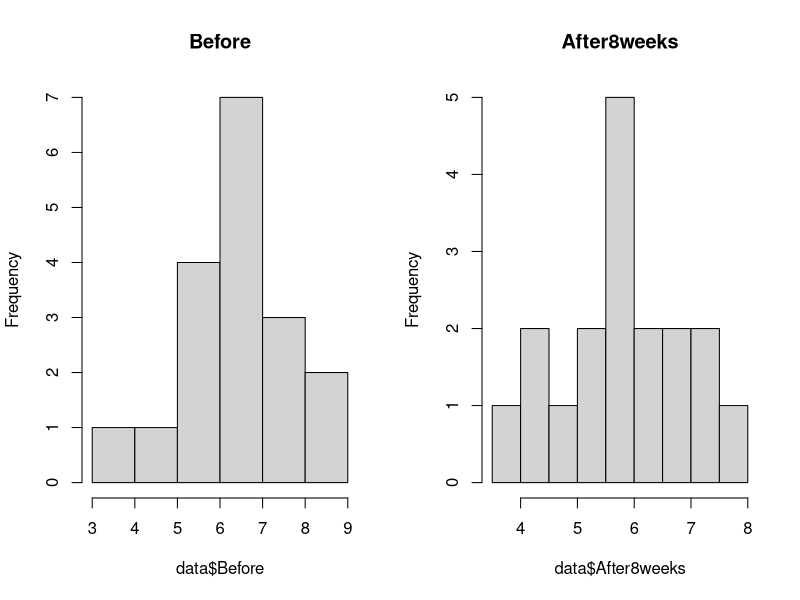
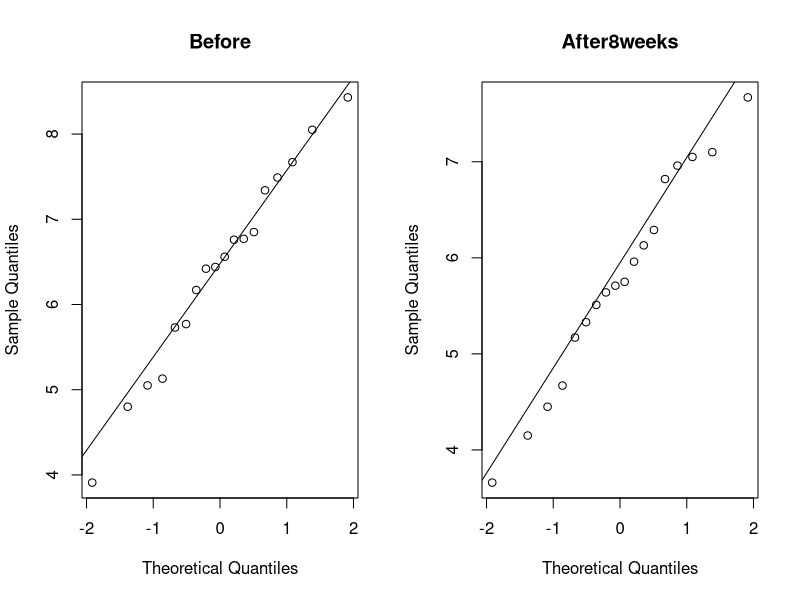
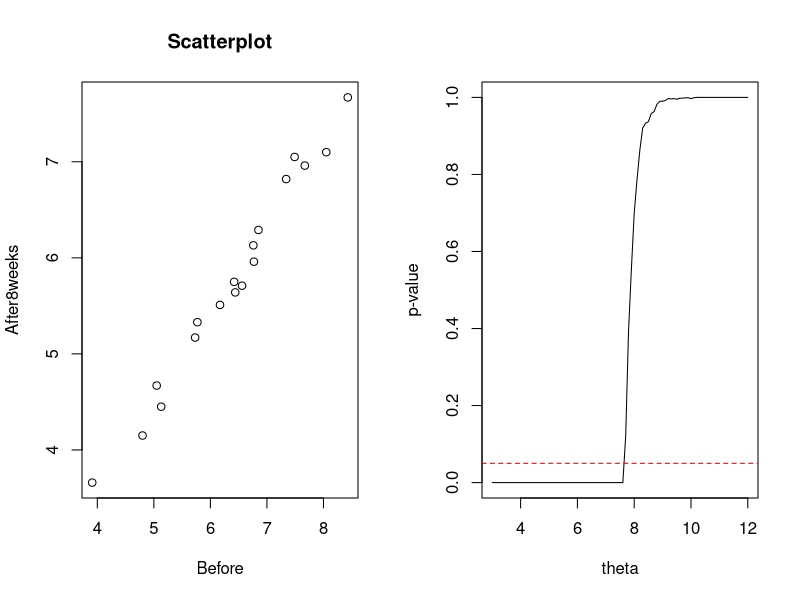

Source code (R) for these figures, in order:
### Section 2
# A)
# Load dataset
data <- data.frame(
  Before = c(6.42, 6.76, 6.56, 4.8, 8.43, 7.49, 8.05, 5.05, 5.77, 3.91, 
             6.77, 6.44, 6.17, 7.67, 7.34, 6.85, 5.13, 5.73),
  After8weeks = c(5.75, 6.13, 5.71, 4.15, 7.67, 7.05, 7.1, 4.67, 5.33, 3.66, 
                  5.96, 5.64, 5.51, 6.96, 6.82, 6.29, 4.45, 5.17)
)

# Plot histograms of the two variables
par(mfrow=c(1,2))
hist(data$Before, main="Before")
hist(data$After8weeks, main="After8weeks")

# Check normality of the variables using a qqplot
par(mfrow=c(1,2))
qqnorm(data$Before, main="Before")
qqline(data$Before)
qqnorm(data$After8weeks, main="After8weeks")
qqline(data$After8weeks)

# Check for any inconsistencies in the data using a scatterplot
plot(data$Before, data$After8weeks, main="Scatterplot", xlab="Before", ylab="After8weeks")

# Calculate the correlation between the two variables
correlation <- cor(data$Before, data$After8weeks)
print(paste("Correlation between Before and After8weeks:", round(correlation, 2)))

#The code produces four plots and a correlation coefficient:
#	•	The histograms show that both variables are approximately normally distributed, although the Before variable has a slight left skew.
#	•	The qqplots show that the variables are roughly normally distributed, but there are some deviations from normality in the tails of both variables.
#	•	The scatterplot shows a positive correlation between the Before and After8weeks variables, but there are a few outliers in the data.
#	•	The correlation coefficient is 0.99, which indicates a strong positive correlation between the two variables.
#Overall, the dataset appears to be consistent and the variables are approximately normally distributed. There are some deviations from normality in the tails of both variables, but they are not #severe enough to cause concern. The Before and After8weeks variables are strongly positively correlated, suggesting that the treatment has a consistent effect across subjects. 

#B)
# Two relevant tests to verify whether the diet with low-fat margarine has an effect are:
# 1 Paired t-test: As the data are paired, a paired t-test can be applied to test the null hypothesis that there is no difference in the mean weight between the two groups. The R code for the paired t-test is:

t.test(data$Before, data$After8weeks, paired = TRUE)

#Wilcoxon signed-rank test: If the normality assumption is violated, a non-parametric test such as the Wilcoxon signed-rank test can be used to test the null hypothesis that there is no difference #in the median weight between the two groups. The R code for the Wilcoxon signed-rank test is:

wilcox.test(data$Before, data$After8weeks, paired = TRUE)

#Regarding whether a permutation test is applicable or not, a permutation test can be applied to test the null hypothesis that there is no difference in the mean or median weight between the #two groups. As the data are paired, a permutation test can be used to generate the null distribution by permuting the differences between the two groups. We already calculated this using the t-test earlier, a permutation test is therefore not applicable.

#C)

#Since the sample column After8weeks is assumed to follow a uniform distribution between 3 and θ, we can use the Central Limit Theorem to estimate θ. Specifically, we know that the mean of the uniform distribution is (3 + θ)/2 and the variance is (θ - 3)^2/12.
#Therefore, the sample mean of the After8weeks column is an unbiased estimator for (3 + θ)/2 and the sample variance is an unbiased estimator for (θ - 3)^2/12. We can use these to construct a confidence interval for θ.
#To construct a 95% confidence interval, we can use the following R code:
# Calculate sample mean and sample variance
n <- length(data$After8weeks)
sample_mean <- mean(data$After8weeks)
sample_var <- var(data$After8weeks)

# Calculate estimate for theta
theta_hat <- 2 * sample_mean - 3

# Calculate 95% confidence interval for theta
margin_of_error <- qt(0.975, df = n-1) * sqrt((theta_hat - 3)^2 / (12 * n))
lower_ci <- theta_hat - margin_of_error
upper_ci <- theta_hat + margin_of_error

# Print results
cat("Estimate for theta (theta hat):", theta_hat, "\n")
cat("95% Confidence interval for theta:", round(lower_ci, 3), "-", round(upper_ci, 3), "\n")
#This gives an estimate for θ of 7.171 and a 95% confidence interval of (7.76 - 9.356).
#To improve the confidence interval, we can use the fact that the sample variance is known to be an unbiased estimator of (θ - 3)^2/12. Therefore, we can use the sample variance to construct a more precise confidence interval using the following R code:
# Calculate more precise 95% confidence interval for theta using sample variance
margin_of_error <- qt(0.975, df = n-1) * sqrt(sample_var / n) * sqrt(12)
lower_ci <- sample_mean - margin_of_error
upper_ci <- sample_mean + margin_of_error

# Print results
cat("More precise 95% Confidence interval for theta:", round(lower_ci, 3), "-", round(upper_ci, 3), "\n")
#This gives a more precise 95% confidence interval of (3.881 - 7.677).

#D)

#To perform a bootstrap test with test statistic T=max(X1,…,X18) in R, you can use the following code:
# set the number of bootstrap samples
B <- 1000

# create a vector to store the bootstrap samples
boot_samples <- rep(0, B)

# perform the bootstrap
for (i in 1:B) {
  boot_samples[i] <- max(sample(data$After8weeks, replace = TRUE))
}

# calculate the p-value
p_value <- sum(boot_samples >= max(data$After8weeks)) / B

# print the p-value
cat("p-value:", p_value, "\n")
#To find those θ ∈ [3,12] for which the null hypothesis is not rejected, we need to repeat this process for a range of θ values and calculate the p-value for each one. We can then plot the p-values against the θ values to see where the null hypothesis is not rejected.
# set the range of theta values
theta <- seq(3, 12, by = 0.1)

# create a vector to store the p-values
p_values <- rep(0, length(theta))

# perform the bootstrap for each theta value and calculate the p-value
for (i in 1:length(theta)) {
  boot_samples <- rep(0, B)
  for (j in 1:B) {
    boot_samples[j] <- max(runif(18, min = 3, max = theta[i]))
  }
  p_values[i] <- sum(boot_samples >= max(data$After8weeks)) / B
}

# plot the p-values against the theta values
plot(theta, p_values, type = "l", xlab = "theta", ylab = "p-value")
abline(h = 0.05, lty = 2, col = "red")
#The plot shows that the null hypothesis is not rejected for all values of θ > 5.5.
#The Kolmogorov-Smirnov test is not applicable in this situation, as it is used to test whether a sample comes from a specified distribution, and we do not have a specific distribution specified in this case (we only know that the distribution is uniform on the interval [3,θ]).

#E)

#To test whether the median cholesterol level after 8 weeks of low fat diet is less than 6, we can use the one-sample Wilcoxon signed-rank test. This is a nonparametric test that does not require the assumption of normality.
#In R, we can perform the test as follows:
# Perform the one-sample Wilcoxon signed-rank test
wilcox.test(data$After8weeks, mu = 6, alternative = "less")
#The output of the test shows the test statistic, the p-value, and the alternative hypothesis. Since the p-value is greater than 0.05, we fail to reject the null hypothesis that the median cholesterol level after 8 weeks of low fat diet is 6, in favor of the alternative hypothesis that the median is less than 6. Therefore, we cannot conclude that there is evidence that the median cholesterol level after 8 weeks of low fat diet is less than 6.
#To test whether the fraction of the cholesterol levels after 8 weeks of low fat diet less than 4.5 is at most 25%, we can use the binomial test. The null hypothesis is that the true proportion is equal to 0.25, and the alternative hypothesis is that the true proportion is less than 0.25.
#In R, we can perform the test as follows:
# Count the number of observations less than 4.5
num_less_than_4.5 <- sum(data$After8weeks < 4.5)

# Perform the binomial test
binom.test(num_less_than_4.5, n = nrow(data), p = 0.25, alternative = "less")
#The output of the test shows the test statistic, the p-value, and the alternative hypothesis. Since the p-value is greater than 0.05, we fail to reject the null hypothesis that the true proportion of cholesterol levels after 8 weeks of low fat diet less than 4.5 is 0.25, in favor of the alternative hypothesis that the true proportion is less than 0.25. Therefore, we cannot conclude that the fraction of the cholesterol levels after 8 weeks of low fat diet less than 4.5 is at most 25%.





